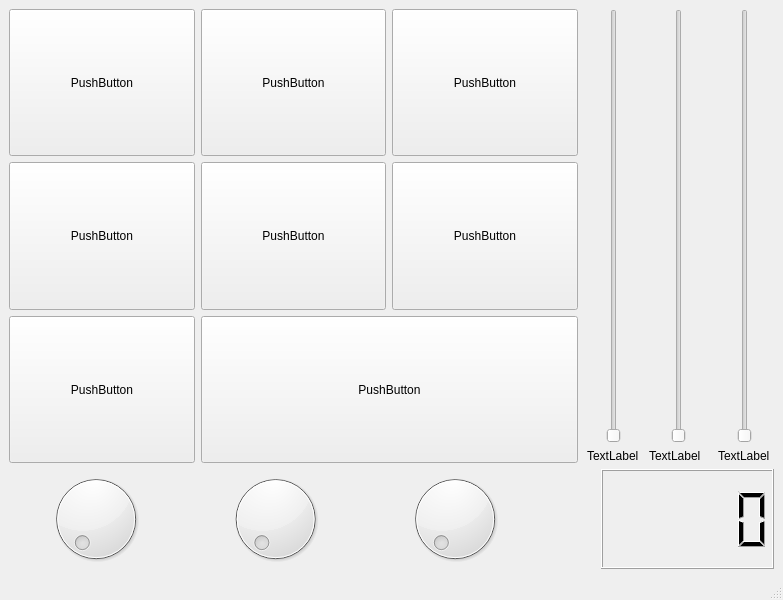
<?xml version="1.0" encoding="UTF-8"?>
<ui version="4.0">
 <class>MainWindow</class>
 <widget class="QMainWindow" name="MainWindow">
  <property name="geometry">
   <rect>
    <x>0</x>
    <y>0</y>
    <width>783</width>
    <height>600</height>
   </rect>
  </property>
  <property name="windowTitle">
   <string>MainWindow</string>
  </property>
  <widget class="QWidget" name="centralwidget">
   <layout class="QVBoxLayout" name="verticalLayout">
    <item>
     <layout class="QHBoxLayout" name="toprow" stretch="3,1">
      <item>
       <layout class="QGridLayout" name="buttongrid" rowstretch="1,1,1" columnstretch="0,0,0">
        <item row="0" column="2">
         <widget class="QPushButton" name="pushButton_02">
          <property name="sizePolicy">
           <sizepolicy hsizetype="Minimum" vsizetype="Expanding">
            <horstretch>0</horstretch>
            <verstretch>0</verstretch>
           </sizepolicy>
          </property>
          <property name="text">
           <string>PushButton</string>
          </property>
         </widget>
        </item>
        <item row="0" column="0">
         <widget class="QPushButton" name="pushButton_00">
          <property name="sizePolicy">
           <sizepolicy hsizetype="Minimum" vsizetype="Expanding">
            <horstretch>0</horstretch>
            <verstretch>0</verstretch>
           </sizepolicy>
          </property>
          <property name="text">
           <string>PushButton</string>
          </property>
         </widget>
        </item>
        <item row="2" column="0">
         <widget class="QPushButton" name="pushButton_20">
          <property name="sizePolicy">
           <sizepolicy hsizetype="Minimum" vsizetype="Expanding">
            <horstretch>0</horstretch>
            <verstretch>0</verstretch>
           </sizepolicy>
          </property>
          <property name="text">
           <string>PushButton</string>
          </property>
         </widget>
        </item>
        <item row="1" column="0">
         <widget class="QPushButton" name="pushButton_10">
          <property name="sizePolicy">
           <sizepolicy hsizetype="Minimum" vsizetype="MinimumExpanding">
            <horstretch>0</horstretch>
            <verstretch>0</verstretch>
           </sizepolicy>
          </property>
          <property name="text">
           <string>PushButton</string>
          </property>
         </widget>
        </item>
        <item row="0" column="1">
         <widget class="QPushButton" name="pushButton_01">
          <property name="sizePolicy">
           <sizepolicy hsizetype="Minimum" vsizetype="Expanding">
            <horstretch>0</horstretch>
            <verstretch>0</verstretch>
           </sizepolicy>
          </property>
          <property name="text">
           <string>PushButton</string>
          </property>
         </widget>
        </item>
        <item row="2" column="1" colspan="2">
         <widget class="QPushButton" name="pushButton_212">
          <property name="sizePolicy">
           <sizepolicy hsizetype="Minimum" vsizetype="Expanding">
            <horstretch>0</horstretch>
            <verstretch>0</verstretch>
           </sizepolicy>
          </property>
          <property name="text">
           <string>PushButton</string>
          </property>
         </widget>
        </item>
        <item row="1" column="1">
         <widget class="QPushButton" name="pushButton_11">
          <property name="enabled">
           <bool>true</bool>
          </property>
          <property name="sizePolicy">
           <sizepolicy hsizetype="Minimum" vsizetype="Expanding">
            <horstretch>0</horstretch>
            <verstretch>100</verstretch>
           </sizepolicy>
          </property>
          <property name="text">
           <string>PushButton</string>
          </property>
         </widget>
        </item>
        <item row="1" column="2">
         <widget class="QPushButton" name="pushButton_12">
          <property name="sizePolicy">
           <sizepolicy hsizetype="Minimum" vsizetype="Expanding">
            <horstretch>0</horstretch>
            <verstretch>0</verstretch>
           </sizepolicy>
          </property>
          <property name="text">
           <string>PushButton</string>
          </property>
         </widget>
        </item>
       </layout>
      </item>
      <item>
       <layout class="QHBoxLayout" name="sliderlayout">
        <item>
         <layout class="QVBoxLayout" name="verticalLayout_5">
          <item alignment="Qt::AlignHCenter">
           <widget class="QSlider" name="verticalSlider_5">
            <property name="orientation">
             <enum>Qt::Vertical</enum>
            </property>
            <property name="invertedAppearance">
             <bool>false</bool>
            </property>
            <property name="invertedControls">
             <bool>true</bool>
            </property>
           </widget>
          </item>
          <item alignment="Qt::AlignHCenter">
           <widget class="QLabel" name="label_5">
            <property name="text">
             <string>TextLabel</string>
            </property>
           </widget>
          </item>
         </layout>
        </item>
        <item>
         <layout class="QVBoxLayout" name="verticalLayout_6">
          <item alignment="Qt::AlignHCenter">
           <widget class="QSlider" name="verticalSlider_6">
            <property name="orientation">
             <enum>Qt::Vertical</enum>
            </property>
           </widget>
          </item>
          <item>
           <widget class="QLabel" name="label_6">
            <property name="text">
             <string>TextLabel</string>
            </property>
           </widget>
          </item>
         </layout>
        </item>
        <item>
         <layout class="QVBoxLayout" name="verticalLayout_4">
          <item alignment="Qt::AlignHCenter">
           <widget class="QSlider" name="verticalSlider_4">
            <property name="orientation">
             <enum>Qt::Vertical</enum>
            </property>
           </widget>
          </item>
          <item alignment="Qt::AlignHCenter">
           <widget class="QLabel" name="label_4">
            <property name="text">
             <string>TextLabel</string>
            </property>
           </widget>
          </item>
         </layout>
        </item>
       </layout>
      </item>
     </layout>
    </item>
    <item>
     <layout class="QHBoxLayout" name="diallayout">
      <item>
       <widget class="QDial" name="dial_3"/>
      </item>
      <item>
       <widget class="QDial" name="dial"/>
      </item>
      <item>
       <widget class="QDial" name="dial_2"/>
      </item>
      <item>
       <spacer name="horizontalSpacer">
        <property name="orientation">
         <enum>Qt::Horizontal</enum>
        </property>
        <property name="sizeType">
         <enum>QSizePolicy::Fixed</enum>
        </property>
        <property name="sizeHint" stdset="0">
         <size>
          <width>53</width>
          <height>20</height>
         </size>
        </property>
       </spacer>
      </item>
      <item>
       <widget class="QLCDNumber" name="lcdNumber"/>
      </item>
     </layout>
    </item>
   </layout>
  </widget>
  <widget class="QStatusBar" name="statusbar"/>
 </widget>
 <resources/>
 <connections/>
</ui>
